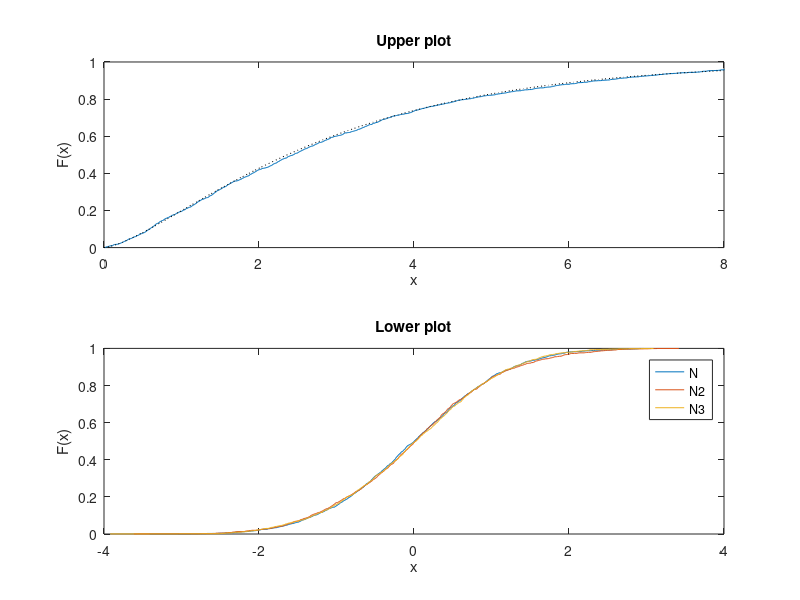

Here is the MATLAB script that generated this plot: (Note: this script raises an error after producing the figure.)
clear all
close all
clc

%generating 3 samples of size 2000 from a standard normal distribution
N = randn(1, 2000);
N2 = randn(1, 2000);
N3 = randn(1, 2000);

%creating a sample:
Z = N.^2 + N2.^2 + N3.^2;

%% ecdf -  empirical cumulative distribution functions
subplot(2,1,1)
ecdf(Z)
hold on
x = linspace(0,8);
xlim([0 8]) %x-axis limit from 0 to 8

%analytic cdf of chi2(3)
plot(x, chi2cdf(x, 3), 'Color', [0,0,0], 'LineStyle', ':') %curve dotted and black
title('Upper plot')
hold off

% empirical cumulative distribution functions of variables N, N2 and N3
subplot(2,1,2)
ecdf(N)
hold on
ecdf(N2)
hold on
ecdf(N3)
legend('N', 'N2', 'N3', 'location', 'best') %legend in best position
title('Lower plot')

%% Analitic statistics - statics from wikipedia.org site
%chi2(3) -> chi2(k)
k = 3;
mean_a = k;
median_a = k*(1-(2/(9*k)))^3;
var_a = 2*k;
skw_a = sqrt(8/k);

%Create a table
stats = [mean(Z), median(Z), var(Z), skewness(Z); mean_a, median_a, var_a, skw_a];
names = {'Mean', 'Median', 'Variance', 'Skewness'};
T = array2table(stats, 'VariableNames', names);

